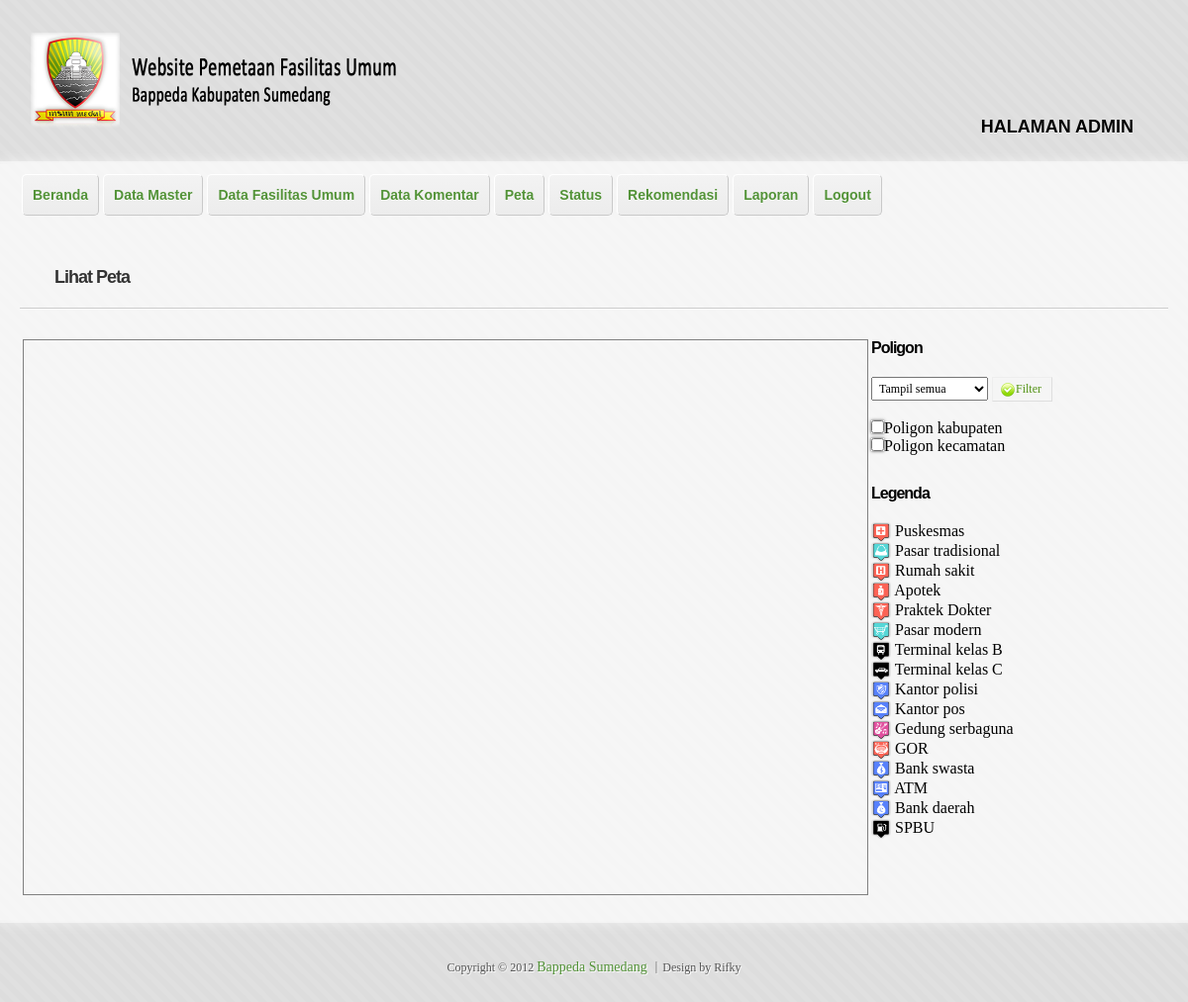
Page /admin/peta.php (signed in) on the committed database.
### tables this page shows
CREATE TABLE IF NOT EXISTS `jenis_fasum` (
  `id_jenis` int(2) NOT NULL AUTO_INCREMENT,
  `jenis_fasum` varchar(30) NOT NULL,
  `id_kategori` int(2) NOT NULL,
  `keterangan` text NOT NULL,
  `icon` varchar(150) NOT NULL,
  PRIMARY KEY (`id_jenis`),
  KEY `id_kategori` (`id_kategori`)
);

### admin/peta.php (the view, shortened to what this page needs)
<?php
	if(isset($_SESSION['sudahlogin']))
	{
?>
<!doctype html>
<html lang="id">
<head>
<?php
	include("lib_func.php");
	?>
    <link href="style.css" rel="stylesheet" />
</head>
<body onLoad="initialize()" onUnload="GUnload()">
<div id="wrapper">
    <header id="header" class="clearfix" role="banner">
    </header>
<div id="main" class="clearfix">
    <nav id="menu" class="clearfix" role="navigation">
    </nav>
    <div id="content" role="main">
        <article class="post">
            <h2 class="entry-title"><a href="lihat_peta.php">Lihat Peta</a></h2><hr>
            <div class="entry-content">
               <div class="post" id="map_canvas" style="border: 1px solid grey;">
            </div><h3>Poligon</h3>
<form method="post" action="peta2.php" name="form_jenis">
     <select name="jns">
     <option value="0">Tampil semua</option>
			 </select>
             <button type="submit" value="Pilih" class="positive">
     <img src="../images/ya.png">Filter</button></form>
     <br>
<input type="checkbox" id="lihatkab" onClick="fungsilihatkab();">Poligon kabupaten<br>
<input type="checkbox" id="lihatkec" onClick="fungsilihatkec();">Poligon kecamatan<br><h3>Legenda</h3>
<ul style="list-style:none;"><?php $res3=mysql_query("SELECT * FROM jenis_fasum");
		while($legend=mysql_fetch_array($res3)){
			?>
            <li><img src="../icon/<?php echo $legend['icon'];?>" width="20px" height="20px"> <?php echo " ";?> <?php echo $legend['jenis_fasum'];?></li>
<?php }?></ul>
        </article>
    </div>
</div>
    <footer id="footer" align="center">
    </footer>
</div>
</body>
</html>
<?php
	}
	else
		header("Location: haruslogin.php");
?>

### admin/style.css (style rules this page uses)
html, body, div, span, object, iframe, h1, h2, h3, h4, h5, h6, p, blockquote, pre, abbr, address, cite, code, del, dfn, em, img, ins, kbd, q, samp, small, strong, sub, sup, var, b, i, dl, dt, dd, ol, ul, li, fieldset, form, label, legend, table, caption, tbody, tfoot, thead, tr, th, td, article, aside, canvas, details, figcaption, figure, footer, header, hgroup, menu, nav, section, summary, time, mark, audio, video { margin: 0; padding: 0; font-size: 100%; vertical-align: top; border-top-width: 0; border-right-width: 0; border-bottom-width: 0; border-left-width: 0; border-top-color: #000; border-right-color: #000; border-bottom-color: #000; border-left-color: #000; }
article, aside, details, figcaption, figure, footer, header, hgroup, menu, nav, section { display: block; }
.clearfix:before, .clearfix:after { content: ""; display: table; }
.clearfix:after { clear: both; }
.clearfix { zoom: 1; }
.buttons a, .buttons button, button { margin-top:3px; background-color:#f5f5f5; border:1px solid #dedede; border-top:1px solid #eee; border-left:1px solid #eee; font-family:"Lucida Grande", Tahoma, Arial, Verdana, sans-serif; font-size:12px; line-height:130%; text-decoration:none; font-weight:bold; color:#565656; cursor:pointer; padding:5px 10px 6px 7px; }
.buttons button, button { width:auto; overflow:visible; padding:4px 10px 3px 7px; }
button.positive, .buttons a.positive, .positive { color:#529214; }
body { background-image: url(../images/bg.png); background-repeat: repeat; background-attachment: fixed; }
html { overflow-y: scroll; -webkit-text-size-adjust: 100%; -ms-text-size-adjust: 100%; }
#wrapper { width: 100%; }
a { color: #529237; text-decoration: none; -webkit-transition: all 100ms linear; transition: all 100ms linear; }
p, dl, hr, h1, h2, h3, ol, ul, dd, pre, table, fieldset { margin-bottom: 20px; }
h1, h2, h3, h4, h5, h6 { font-family: 'Droid Serif', sans-serif; text-shadow: 0 1px 0 #fff; }
h2 { font-size: 26px; }
h3 { font-size: 16px; letter-spacing: -1px; }
.post h3 { margin: 30px 0 20px; }
ol, ul { margin-left: 40px; }
ul { list-style: square; }
hr { display: block; height: 0px; border: 0; border-top: 1px solid #ccc; border-bottom: 1px solid rgba(255, 255, 255, 0.6); margin: 20px 0; padding: 0; }
#header { padding: 0px 10px 5px; }
#main { background: rgba(255, 255, 255, 0.7); width: 100%; -webkit-box-shadow: 0px 0px 0px 3px rgba(255, 255, 255, 0.5), 0px 0px 15px rgba(255, 255, 255, 0.8); -moz-box-shadow: 0px 0px 0px 3px rgba(255, 255, 255, 0.5), 0px 0px 15px rgba(255, 255, 255, 0.8); box-shadow: 0px 0px 0px 3px rgba(255, 255, 255, 0.5), 0px 0px 15px rgba(255, 255, 255, 0.8); }
#content { float: left; width:100%; padding:25px 0 ; }
#menu { margin-top: 0; margin-right: 0; margin-bottom: 12px; margin-left: 12px; padding:10px; }
.post { padding: 20px; }
.post:first-of-type { padding-top: 0; }
.post .entry-title { margin-bottom: 10px; margin-left:35px; }
.post .entry-title a { color: #333; display: block; font-size: 18px; font-weight: bold; letter-spacing: -1px; -webkit-transition: color 150ms ease-in-out; transition: color 150ms ease-in-out; }
#footer { color: #555; padding: 40px 20px; text-shadow: 1px 1px 0px #fff; font: 12px 'Droid Serif', Georgia, serif; }
button, input, select, textarea { width: auto; overflow: visible; margin: 0; vertical-align: baseline; outline: none; }
label[for], input[type="button"], input[type="submit"], input[type="image"], button { cursor: pointer; }
input[type="button"], input[type="checkbox"], input[type="radio"], input[type="submit"], select { -moz-box-sizing: border-box; -webkit-box-sizing: border-box; box-sizing: border-box; }
button, input, select, textarea, label { font: 12px 'Droid Serif', Georgia, serif; }
input, textarea { padding: 3px; -webkit-border-radius: 4px; -khtml-border-radius: 4px; -moz-border-radius: 4px; border-radius: 4px; -webkit-box-shadow: 0 0 5px #444; -moz-box-shadow: 0 0 5px #444; box-shadow: 0 0 3px #444; border: 1px solid #fff; }
select { padding: 3px; }
#map_canvas { width: 70%; height: 540px; float: left; margin: 0px 3px; }

### rows in the picture
jenis_fasum: icon (picture), jenis_fasum "Puskesmas"
jenis_fasum: icon (picture), jenis_fasum "Pasar tradisional"
jenis_fasum: icon (picture), jenis_fasum "Rumah sakit"
jenis_fasum: icon (picture), jenis_fasum "Apotek"
jenis_fasum: icon (picture), jenis_fasum "Praktek Dokter"
jenis_fasum: icon (picture), jenis_fasum "Pasar modern"
jenis_fasum: icon (picture), jenis_fasum "Terminal kelas B"
jenis_fasum: icon (picture), jenis_fasum "Terminal kelas C"
jenis_fasum: icon (picture), jenis_fasum "Kantor polisi"
jenis_fasum: icon (picture), jenis_fasum "Kantor pos"
jenis_fasum: icon (picture), jenis_fasum "Gedung serbaguna"
jenis_fasum: icon (picture), jenis_fasum "GOR"
jenis_fasum: icon (picture), jenis_fasum "Bank swasta"
jenis_fasum: icon (picture), jenis_fasum "ATM"
jenis_fasum: icon (picture), jenis_fasum "Bank daerah"
jenis_fasum: icon (picture), jenis_fasum "SPBU"
